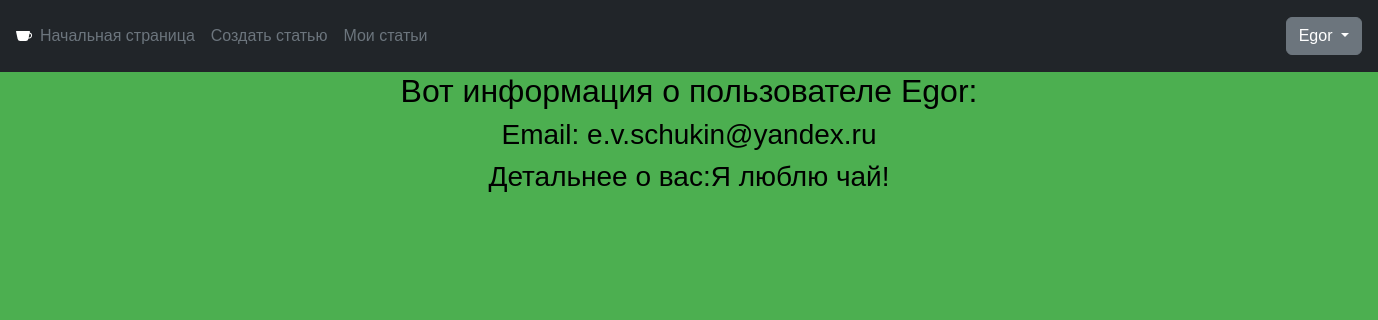
The page /user/detail/1 (signed in) on the database as committed earlier.
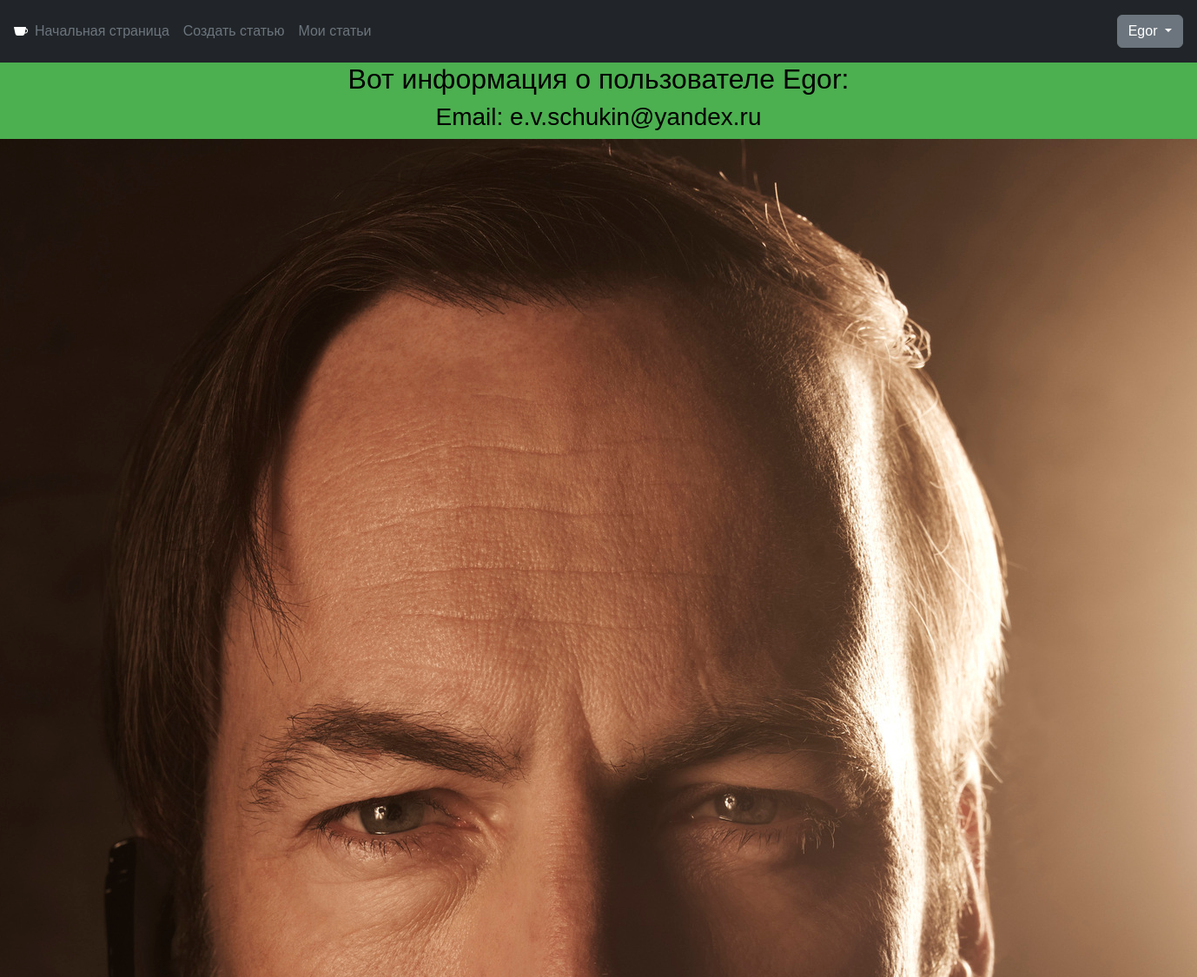
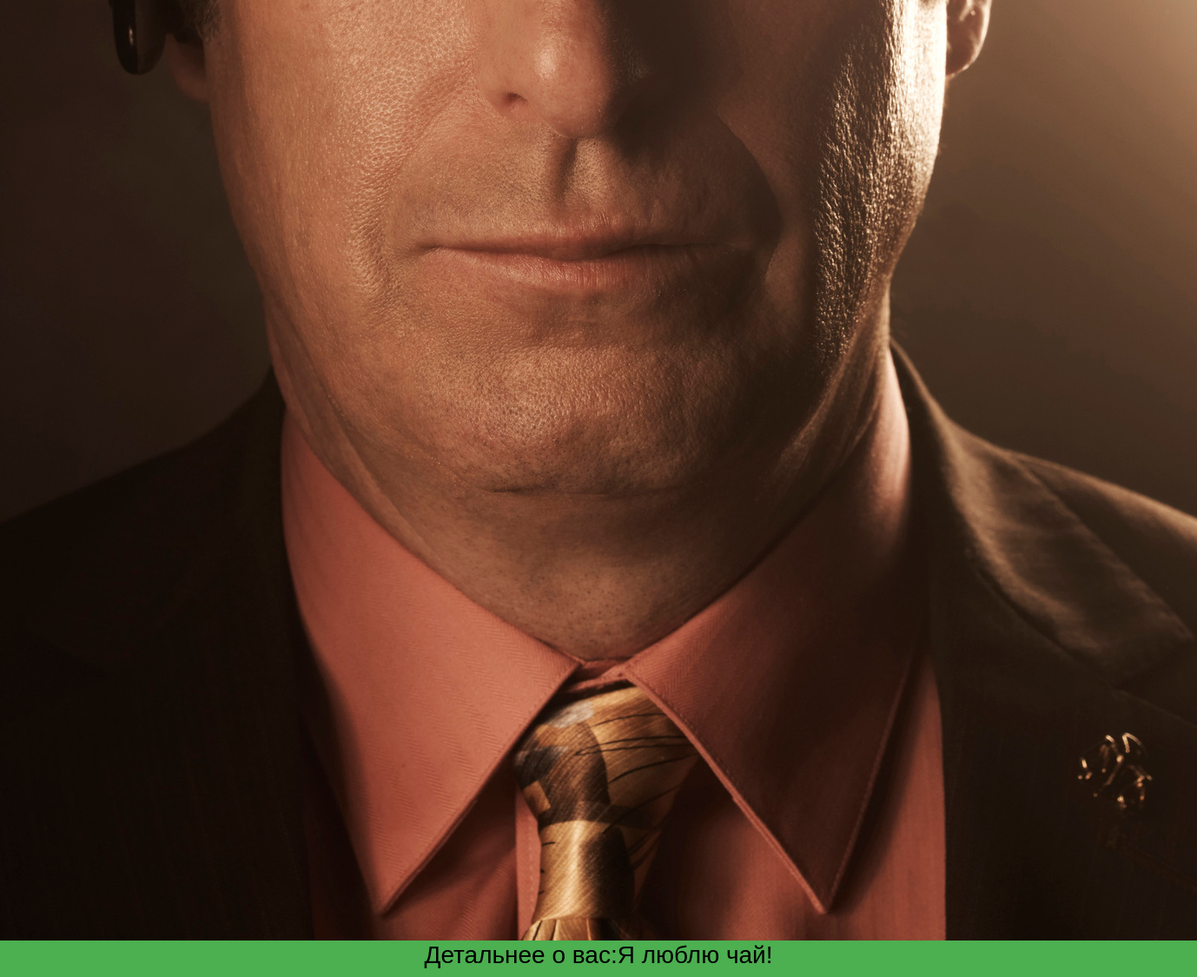
The same page on the database as committed later (2 pictures, top to bottom).
### user/models.py (models this page shows, shortened)
class MyUser(AbstractUser):
    avatar = models.ImageField(
        upload_to=avatar_image_path,
        null=True,
        blank=True,
        verbose_name="Аватарка",
    )
    detail = models.TextField(
        null=True,
        max_length=550,
        verbose_name='детали',
        help_text='расскажите о себе детальнее',
    )
    class Meta:
        verbose_name = 'пользователь'
        verbose_name_plural = 'пользователи'
        default_related_name = 'user'
    '''def get_avatar_300x300(self):
        if self.avatar:
            return get_thumbnail(
                self.avatar, '300x300', crop='center', quality=65
            )
        return {'url': static('img/avatar_default.jpg')}'''

### user/views.py (the view)
# urls.py: path("detail/<int:pk>", AboutView.as_view(), name="detail"),
class AboutView(DetailView):
    template_name = "user/detail.html"
    context_object_name = "user"
    model = MyUser

### templates/user/detail.html (shortened to what this page needs)
{% extends 'base.html' %}
{% block content %}
    <div class ="container">
        <h2 align="center">Вот информация о пользователе {{ user.username }}:</h2>
        <div class="container d-flex align-items-center justify-content-center">
            <h3>Email: {{ user.email }}</h3>
        </div>
        {% if request.user.avatar %}
            <div class="container d-flex align-items-center justify-content-center">
                <img src="{{ request.user.avatar.url }}">
            </div>
        {% endif %}
        <div class="container d-flex align-items-center justify-content-center">
            <h3>Детальнее о вас:</h3>
            {% if user.detail %}
                <h3> {{ user.detail }}</h3>
            {% else %}
                <h3> Мы пока не знаем...</h3>
            {% endif %}
        </div>
    </div>
{% endblock %}

### templates/base.html (shortened to what this page needs)
{% load static %}
<!DOCTYPE html>
<html lang="ru-RU">
<head>
    <link href="https://cdn.jsdelivr.net/npm/bootstrap@5.3.3/dist/css/bootstrap.min.css" rel="stylesheet">
    <link rel="stylesheet" type="text/css" href="{% static "css/styles.css" %}">
</head>
<body>
    <header class="p-3 bg-dark text-white">
        <div class="d-flex flex-wrap align-items-center justify-content-center justify-content-lg-start">
            <a href="/" class="d-flex align-items-center mb-2 mb-lg-0 text-white text-decoration-none">
            </a>
              <ul class="nav col-10 col-lg-auto me-lg-auto mb-2 justify-content-center mb-md-0">
                <li><a href="/" class="nav-link px-2 text-secondary">Начальная страница</a></li>
                {% if request.user.is_authenticated %}
                  <li><a href="{% url 'mem:create' %}" class="nav-link px-2 text-secondary">Создать статью</a></li>
                  <li><a href="{% url 'mem:my' %}" class="nav-link px-2 text-secondary">Мои статьи</a></li>
                {% endif %}
              </ul>
              {% if not request.user.is_authenticated %}
                <div class="text-end">
                  <a href="{% url 'user:login' %}" class="btn btn-outline-light me-2">Вход</a>
                  <a href="{% url 'user:signup' %}" class="btn btn-success">Регистрация</a>
                </div>
              {% else %}
                 <div class="text-end dropdown">
                    <button class="btn btn-secondary dropdown-toggle" type="button" id="dropdownMenuButton" data-bs-toggle="dropdown" aria-haspopup="true" aria-expanded="false">
                      {{ user.username }}
                    </button>
                 </div>
              {% endif %}
        </div>
    </header>
    {% block content %}{% endblock %}
</body>
</html>

Rows that differ between the two databases and show on the page:
changed MyUser "Egor": user.avatar: picture added
